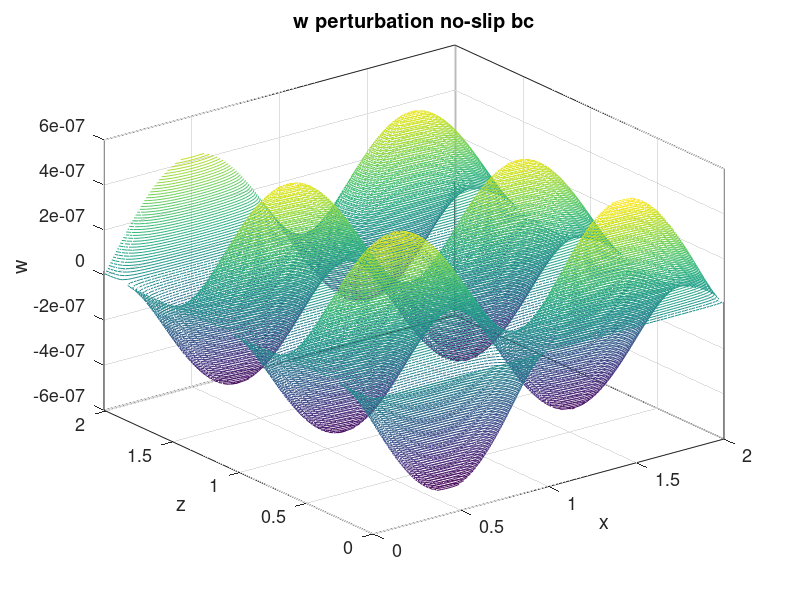
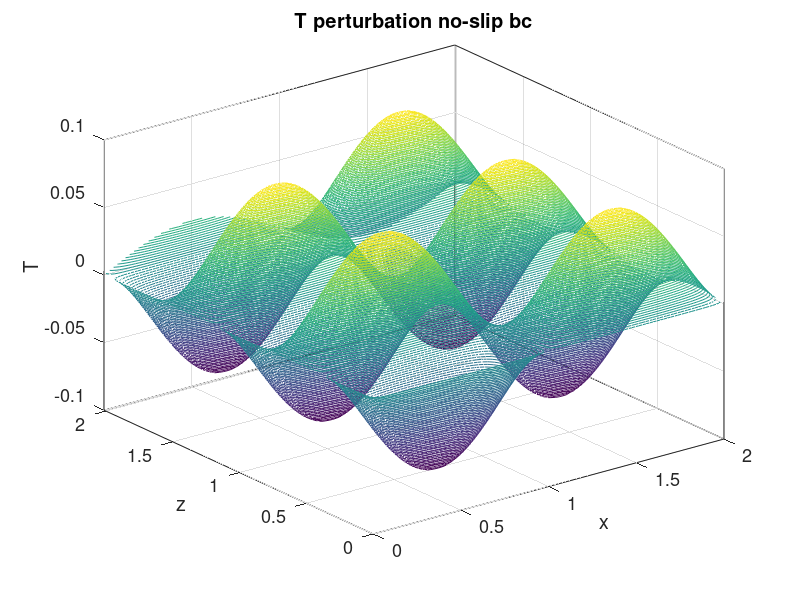
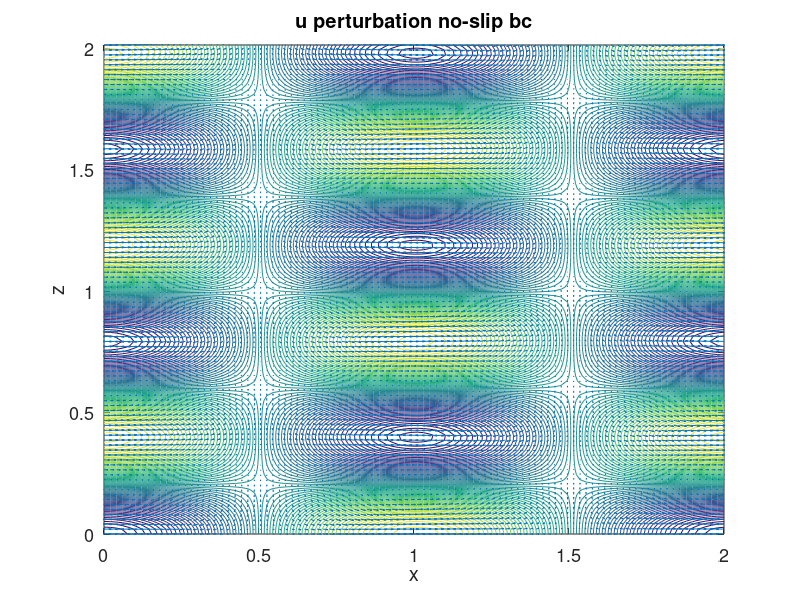
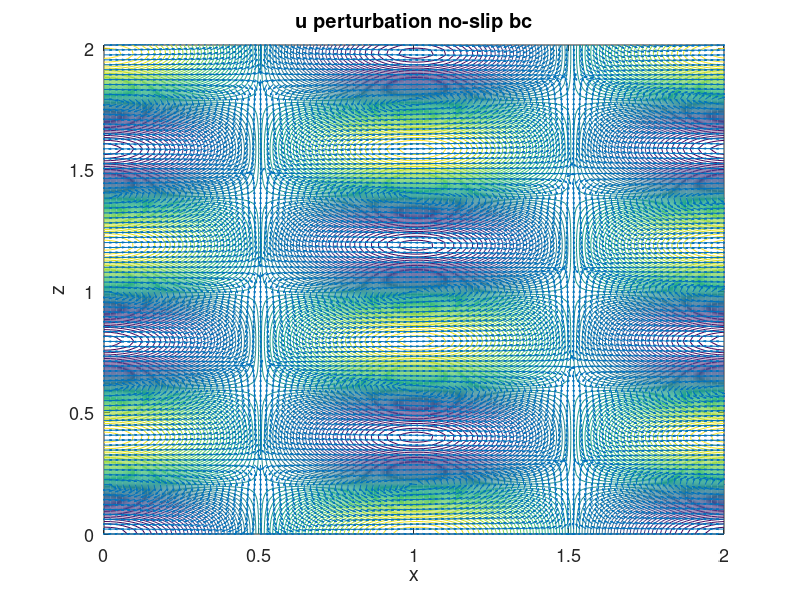

Reproduce these figures in MATLAB, in order. (Note: a time limit stopped this script after it produced the figures.)
%% No slip boundary conditions
close all 
clear all
set(0, 'DefaultAxesFontSize', 13)

% We supose sigma=0 and ky=0 as we have rolls (v=0)
d=5e-3; % m
K=1.4e-7; % diffusion constat
Gamma=10000.0; % temperature gradient
k=3.12; % wavenumber
Ra=1708; % Rayleigh number
X=linspace(0,2,100);
Z=linspace(0,2*pi/k,100);
[x,z]=meshgrid(X,Z);
C=K/(Gamma*d^2);
lam=(Ra/k^4)^(1/3);
q0=k*(lam-1)^.5;
q=k*(1+lam/2*(1+1i*sqrt(3)))^.5;
Q=[1i*q0 -1i*q0 q -q conj(q) -conj(q)];
Q=Q([1 3 5]);
%M=[cosh(Q*z); Q.*sinh(Q*z); Q.^4.*cosh(Q*z)-2*k^2*Q.^2.*cosh(Q*z)+k^4*cosh(Q*z)];
%M=[cosh(Q/2); Q.*sinh(Q/2); Q.^4.*cosh(Q/2)-2*k^2*Q.^2.*cosh(Q/2)+k^4*cosh(Q/2)];
% We know that M(1,:)=W; M(2,:)=DW; M(3,:)=(D^2-k^2)^2 and
% W=A*M(1,1)+B*M(1,2)+C*M(1,3) so we hace to find the coefficients A,B,C
% As the system is over ranked we will impose A=1. To obtain B and C then
% we proceed in this way:

W=zeros(length(X)); DW=zeros(length(X));DDW=zeros(length(X));
ii=1;
for zz=0:4*pi/(99*k):4*pi/k
M=[sinh(Q*zz); Q.*cosh(Q*zz); Q.^4.*sinh(Q*zz)-2*k^2*Q.^2.*sinh(Q*zz)+k^4*sinh(Q*zz)];
Mcoef=M(1:3,2:3);
b=[-M(1,1) -M(2,1) -M(3,1)]';
coef=Mcoef\b;
coef=[1; coef];
Wvec=sinh(Q(1)*zz)+coef(2)*sinh(Q(2)*zz)+coef(3)*sinh(Q(3)*zz);
W(ii,:)=ones(1,length(X))* Wvec;
DWvec=Q(1)*cosh(Q(1)*zz)+ coef(2)*Q(2)*cosh(Q(2)*zz)+coef(3)*Q(3)*cosh(Q(3)*zz);
DW(ii,:)=ones(1,length(X))* DWvec;
DDWvec=(Q(1)^4.*sinh(Q(1)*zz)-2*k^2*Q(1)^2.*sinh(Q(1)*zz)+k^4*sinh(Q(1)*zz))+coef(2)*(Q(2)^4.*sinh(Q(2)*zz)-2*k^2*Q(2)^2.*sinh(Q(2)*zz)+k^4*sinh(Q(2)*zz))...
    +coef(3)*(Q(3)^4.*sinh(Q(3)*zz)-2*k^2*Q(3)^2.*sinh(Q(3)*zz)+k^4*sinh(Q(3)*zz));
DDW(ii,:)=ones(1,length(X))* DDWvec;
ii=ii+1;
end


wpert=C*real(W.*(cos(k*x)+1i*sin(k*x)));

tpert=(1/(Ra*k^2))*real(DDW.*(cos(k*x)+1i*sin(k*x)));

upert=(C/k)*real(DW.*(1i*cos(k*x)-sin(k*x)));

figure(1)
contour3(x,z,wpert,100)
title('w perturbation no-slip bc')
xlabel('x')
ylabel('z')
zlabel('w')
figure(2)
contour3(x,z,tpert,100)
title('T perturbation no-slip bc')
xlabel('x')
ylabel('z')
zlabel('T')
figure(3)
contour(x,z,upert,70)
title('u perturbation no-slip bc')
xlabel('x')
ylabel('z')
hold on
quiver(x,z,upert,wpert)
figure(4)
contour(x,z,upert,70)
title('u perturbation no-slip bc')
xlabel('x')
ylabel('z')
hold on
for i = 1:numel(x)
    mody=sqrt(upert(i)^2+wpert(i)^2); 
    %normalitzem les fletxes de manera que totes tinguin modul 1
    upert(i) = upert(i)/mody;
    wpert(i) = wpert(i)/mody;
end
quiver(x,z,upert,wpert)

%% stress-free boundary conditions
W=zeros(length(X)); D2W=zeros(length(X));DDW=zeros(length(X));
ii=1;
for zz=0:4*pi/(99*k):4*pi/k
M=[sinh(Q*zz); (Q.^2).*sinh(Q*zz); Q.^4.*sinh(Q*zz)-2*k^2*Q.^2.*sinh(Q*zz)+k^4*sinh(Q*zz)];
Mcoef=M(1:3,2:3);
b=[-M(1,1) -M(2,1) -M(3,1)]';
coef=Mcoef\b;
coef=[1; coef];
Wvec=sinh(Q(1)*zz)+coef(2)*sinh(Q(2)*zz)+coef(3)*sinh(Q(3)*zz);
W(ii,:)=ones(1,length(X))* Wvec;
D2Wvec=Q(1)*sinh(Q(1)*zz)+ coef(2)*Q(2)*sinh(Q(2)*zz)+coef(3)*Q(3)*sinh(Q(3)*zz);
D2W(ii,:)=ones(1,length(X))* D2Wvec;
DDWvec=(Q(1)^4.*sinh(Q(1)*zz)-2*k^2*Q(1)^2.*sinh(Q(1)*zz)+k^4*sinh(Q(1)*zz))+coef(2)*(Q(2)^4.*sinh(Q(2)*zz)-2*k^2*Q(2)^2.*sinh(Q(2)*zz)+k^4*sinh(Q(2)*zz))...
    +coef(3)*(Q(3)^4.*sinh(Q(3)*zz)-2*k^2*Q(3)^2.*sinh(Q(3)*zz)+k^4*sinh(Q(3)*zz));
DDW(ii,:)=ones(1,length(X))* DDWvec;
ii=ii+1;
end

wpert=C*real(W.*(cos(k*x)+1i*sin(k*x)));

tpert=(1/(Ra*k^2))*real(DDW.*(cos(k*x)+1i*sin(k*x)));

upert=(C/k)*real(D2W.*(1i*cos(k*x)-sin(k*x)));

figure(5)
contour3(x,z,wpert,100)
title('w perturbation stress-free bc')
xlabel('x')
ylabel('z')
zlabel('w')
figure(6)
contour3(x,z,tpert,100)
title('T perturbation stress-free bc')
xlabel('x')
ylabel('z')
zlabel('T')
figure(7)
contour(x,z,upert,70)
title('u perturbation stress-free bc')
xlabel('x')
ylabel('z')
hold on
quiver(x,z,upert,wpert)
figure(8)
contour(x,z,upert,70)
title('u perturbation stress-free bc')
xlabel('x')
ylabel('z')
hold on
for i = 1:numel(x)
    mody=sqrt(upert(i)^2+wpert(i)^2); 
    %normalitzem les fletxes de manera que totes tinguin modul 1
    upert(i) = upert(i)/mody;
    wpert(i) = wpert(i)/mody;
end
quiver(x,z,upert,wpert)
